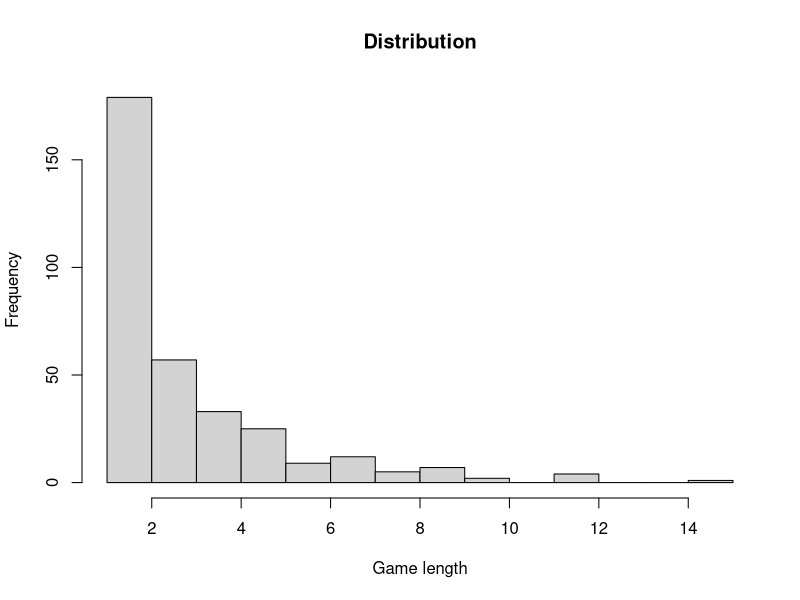

Reproduce this figure in R. (Note: a time limit stopped this script after it produced the figure.)

#https://stats.stackexchange.com/questions/136806/expected-number-of-tosses-till-first-head-comes-up
p <- 1/3                                           # Set the chance of heads
tosses <- runif(1e3) < p                           # Make a million tosses
sim <- diff(c(TRUE, which(tosses)))                # Compute game lengths
hist(sim, xlab="Game length", main="Distribution") # Graph their distribution
mean(sim)                                          # Report the average len


#https://stats.stackexchange.com/questions/276454/how-to-simulate-poisson-arrival-times-if-the-rate-varies-with-time
rates <- c(1.5, 2.1, 3.4)
rates <- c(1.5, 1.5, 1.5)
arrival_times <- c()
for (hour in 1:3000) {
  n_arrivals <- rpois(1,rates[1 + hour%%3])
  arrival_times <- c(arrival_times, runif(n_arrivals) + hour - 1)
}
arrival_times <- sort(arrival_times)


#file:///C:/Users/Lenovo/OneDrive/Documents/BOOKS/STATISTICS/COUNTS/useful%20for%20neg%20binomial/Maria%20L.%20Rizzo%20-%20Statistical%20computing%20with%20R.%201-Chapman%20&%20Hall%20_%20CRC%20(2007)%20page%2044.pdf
# check example 3.25

#--------------------------------------------------------------------------------------------------------
##work question re combinations

x <- c(5,5,3,2,5,5)
res <- c()

# example we are selecting one group so there are 5,5,3,2,5,5 ways
combn(x,1) # we add these up to give 25, so there are 25 extra groups created
combn(x,2) # WHEN i IS 2 WE SAY WE ARE UsING 2 OPTIONAL GROUPS, THERE ARE 15 WAYS OF CHOOSING 2 GROUPS FROM 6

# now go through all, so there could be 1,2,3,4,5 or 6 groups, collect the information

for (i in 1:6) {
   z <- combn(x,i)  # WHEN i IS 1 THE NO OF WAYS OF SELECTING 1 FROM EACH GROUP = N
                    # WHEN i IS 2 WE SAY WE ARE UsING 2 OPTIONAL GROUPS, THERE ARE 15 WAYS OF CHOOSING 2 GROUPS FROM 6
   # WHEN i IS 2 WE SAY WE ARE UsING 2 OPTIONAL GROUPS, THERE ARE 15 WAYS OF CHOOSING 2 GROUPS FROM 6
   res[i] <- sum(apply(z,2,prod)) # prod of cols gives combinations, then sum them all
}

res
sum(res)


# considering the core group there are 384 combinations
x <- c(4,4,4,2,3)
z <- combn(x,5)
zz <- sum(apply(z,2,prod))


sum(res+zz)  # answer


#-----------------------------------------------------------------------------------------
# simulation to check exact answer
#-----------------------------------------------------------------------------------------

  require(tidyverse)

  # make df based on instructions
  Y1 <- paste0("Y1",1:5) # optional
  Y2 <- paste0("Y2",1:5) # optional
  X1 <- paste0("X1",1:3) # optional
  
  X2 <- paste0("X2",1:4)# core
  X3 <- paste0("X3",1:4)# core
  X4 <- paste0("X4",1:4)# core
  X5 <- paste0("X5",1:2)# core
  X6 <- paste0("X6",1:3)# core
  
  X7 <- paste0("X7",1:2)# optional
  Y3 <- paste0("Y3",1:5)# optional
  Y4 <- paste0("Y4",1:5)# optional
  
  # do the simulation based on the optional groups only
  df   <- data.frame(grade =c( Y1, Y2, X1, X7, Y3, Y4)) # we ignore the core x2:x6 which is always in the molecule
  df$g <- substr(df$grade,1,2)
  df$y <- substr(df$grade,3,3)
  df
  
  #-----------------------------------------------------------------------------------------------------------
  # DT package is fast for stratified sampling
  require(data.table)

  xx <- function(){
    
    # select from 1:6, then choose this no. of groups randomly from available groups
    x <- sample(unique(df$g), sample(1:6, 1),  replace=F)
    
    df1 <- df[df$g %in% x,]  # subset the d.f. based on the selected groups above
    
    setDT(df1)  # make a data table
    
    # now select randomly 1 amino-acid from each group, this is the molecule
    #https://stackoverflow.com/questions/16289182/sample-random-rows-within-each-group-in-a-data-table
       
    d <- df1[,.SD[sample(.N, min(1,.N))],by = g]   # DT stratified sampling
    
    return(d$grade) #return the molecule
    
  }

  #----------------execute function and manage
  
  set.seed(23413)
  sims <- 1e6                                    # number of simulations
  system.time(z <- replicate(sims, xx()))        # create many molecules using function xx()
                                    # sort rows independently of each other, so we can run the unique function
  z <-  z[order(sapply(z,'[[',1))]  # https://stackoverflow.com/questions/28100593/how-to-sort-a-list-of-lists-in-r
                                   
  z <- unique(z)                    # how many unique molecules are there?
  length(z)                         # this should be close to the empirical result, yes exactly 15551 combinations

  #----------------------------------------------------------------------------------------------------------------
